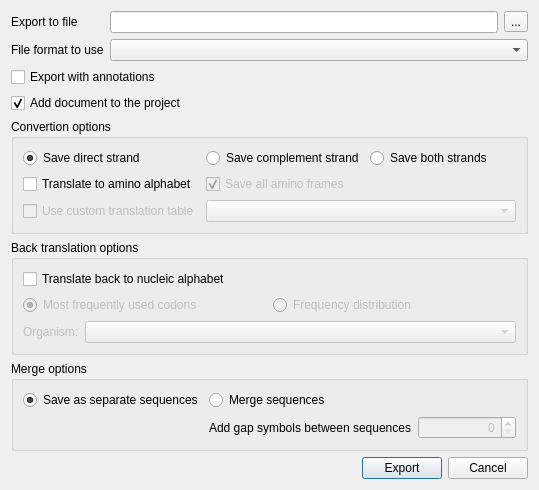
<?xml version="1.0" encoding="UTF-8"?>
<ui version="4.0">
 <class>U2::ExportSequencesDialog</class>
 <widget class="QDialog" name="U2::ExportSequencesDialog">
  <property name="geometry">
   <rect>
    <x>0</x>
    <y>0</y>
    <width>539</width>
    <height>452</height>
   </rect>
  </property>
  <property name="sizePolicy">
   <sizepolicy hsizetype="Preferred" vsizetype="Minimum">
    <horstretch>0</horstretch>
    <verstretch>0</verstretch>
   </sizepolicy>
  </property>
  <property name="windowTitle">
   <string>Export Selected Sequences</string>
  </property>
  <property name="modal">
   <bool>true</bool>
  </property>
  <layout class="QVBoxLayout" name="verticalLayout">
   <item>
    <layout class="QGridLayout" name="gridLayout_3">
     <item row="0" column="0">
      <widget class="QLabel" name="fileLabel">
       <property name="text">
        <string>Export to file</string>
       </property>
      </widget>
     </item>
     <item row="0" column="1">
      <widget class="QLineEdit" name="fileNameEdit"/>
     </item>
     <item row="0" column="2">
      <widget class="QToolButton" name="fileButton">
       <property name="text">
        <string>...</string>
       </property>
      </widget>
     </item>
     <item row="1" column="0">
      <widget class="QLabel" name="formatLabel">
       <property name="text">
        <string>File format to use</string>
       </property>
      </widget>
     </item>
     <item row="1" column="1" colspan="2">
      <widget class="QComboBox" name="formatCombo"/>
     </item>
    </layout>
   </item>
   <item>
    <widget class="QCheckBox" name="withAnnotationsBox">
     <property name="text">
      <string>Export with annotations</string>
     </property>
    </widget>
   </item>
   <item>
    <widget class="QCheckBox" name="addToProjectBox">
     <property name="text">
      <string>Add document to the project</string>
     </property>
     <property name="checked">
      <bool>true</bool>
     </property>
    </widget>
   </item>
   <item>
    <widget class="QGroupBox" name="translationBox">
     <property name="title">
      <string>Convertion options</string>
     </property>
     <layout class="QGridLayout" name="gridLayout_2">
      <item row="1" column="0">
       <widget class="QRadioButton" name="directStrandButton">
        <property name="text">
         <string>Save direct strand</string>
        </property>
        <property name="checked">
         <bool>true</bool>
        </property>
       </widget>
      </item>
      <item row="1" column="1">
       <widget class="QRadioButton" name="complementStrandButton">
        <property name="text">
         <string>Save complement strand</string>
        </property>
       </widget>
      </item>
      <item row="1" column="2">
       <widget class="QRadioButton" name="bothStrandsButton">
        <property name="text">
         <string>Save both strands</string>
        </property>
       </widget>
      </item>
      <item row="2" column="0">
       <widget class="QCheckBox" name="translateButton">
        <property name="text">
         <string>Translate to amino alphabet</string>
        </property>
       </widget>
      </item>
      <item row="2" column="1">
       <widget class="QCheckBox" name="allTFramesButton">
        <property name="enabled">
         <bool>false</bool>
        </property>
        <property name="text">
         <string>Save all amino frames</string>
        </property>
        <property name="checked">
         <bool>true</bool>
        </property>
       </widget>
      </item>
      <item row="3" column="1" colspan="2">
       <widget class="QComboBox" name="translationTableCombo">
        <property name="enabled">
         <bool>false</bool>
        </property>
       </widget>
      </item>
      <item row="3" column="0">
       <widget class="QCheckBox" name="translationTableButton">
        <property name="enabled">
         <bool>false</bool>
        </property>
        <property name="text">
         <string>Use custom translation table</string>
        </property>
       </widget>
      </item>
     </layout>
    </widget>
   </item>
   <item>
    <widget class="QGroupBox" name="backTranslationBox">
     <property name="title">
      <string>Back translation options</string>
     </property>
     <layout class="QVBoxLayout" name="verticalLayout_2">
      <item>
       <widget class="QCheckBox" name="backTranslateButton">
        <property name="text">
         <string>Translate back to nucleic alphabet</string>
        </property>
       </widget>
      </item>
      <item>
       <layout class="QHBoxLayout" name="horizontalLayout_4" stretch="0,0">
        <item>
         <widget class="QRadioButton" name="mostFrequentlyButton">
          <property name="enabled">
           <bool>false</bool>
          </property>
          <property name="text">
           <string>Most frequently used codons</string>
          </property>
          <property name="checked">
           <bool>true</bool>
          </property>
         </widget>
        </item>
        <item>
         <widget class="QRadioButton" name="frequencyDistributionButton">
          <property name="enabled">
           <bool>false</bool>
          </property>
          <property name="text">
           <string>Frequency distribution</string>
          </property>
         </widget>
        </item>
       </layout>
      </item>
      <item>
       <layout class="QHBoxLayout" name="horizontalLayout" stretch="0,1">
        <item>
         <widget class="QLabel" name="organismLabel">
          <property name="enabled">
           <bool>false</bool>
          </property>
          <property name="text">
           <string>Organism:</string>
          </property>
         </widget>
        </item>
        <item>
         <widget class="QComboBox" name="organismCombo">
          <property name="enabled">
           <bool>false</bool>
          </property>
          <property name="frame">
           <bool>true</bool>
          </property>
         </widget>
        </item>
       </layout>
      </item>
     </layout>
    </widget>
   </item>
   <item>
    <widget class="QGroupBox" name="saveModeBox">
     <property name="title">
      <string>Merge options</string>
     </property>
     <layout class="QGridLayout" name="gridLayout" rowstretch="0,0" columnstretch="0,1">
      <item row="1" column="1">
       <layout class="QHBoxLayout" name="horizontalLayout_2">
        <item>
         <widget class="QLabel" name="merge_gap_label">
          <property name="text">
           <string>Add gap symbols between sequences</string>
          </property>
         </widget>
        </item>
        <item>
         <widget class="QSpinBox" name="mergeSpinBox">
          <property name="enabled">
           <bool>false</bool>
          </property>
          <property name="alignment">
           <set>Qt::AlignRight|Qt::AlignTrailing|Qt::AlignVCenter</set>
          </property>
          <property name="maximum">
           <number>100000</number>
          </property>
         </widget>
        </item>
       </layout>
      </item>
      <item row="0" column="1">
       <widget class="QRadioButton" name="mergeButton">
        <property name="text">
         <string>Merge sequences</string>
        </property>
       </widget>
      </item>
      <item row="0" column="0">
       <widget class="QRadioButton" name="separateButton">
        <property name="text">
         <string>Save as separate sequences</string>
        </property>
        <property name="checked">
         <bool>true</bool>
        </property>
       </widget>
      </item>
     </layout>
    </widget>
   </item>
   <item>
    <spacer name="verticalSpacer">
     <property name="orientation">
      <enum>Qt::Vertical</enum>
     </property>
     <property name="sizeHint" stdset="0">
      <size>
       <width>20</width>
       <height>4</height>
      </size>
     </property>
    </spacer>
   </item>
   <item>
    <layout class="QHBoxLayout" name="horizontalLayout_3">
     <item>
      <spacer name="horizontalSpacer">
       <property name="orientation">
        <enum>Qt::Horizontal</enum>
       </property>
       <property name="sizeHint" stdset="0">
        <size>
         <width>40</width>
         <height>20</height>
        </size>
       </property>
      </spacer>
     </item>
     <item>
      <widget class="QPushButton" name="exportButton">
       <property name="text">
        <string>Export</string>
       </property>
      </widget>
     </item>
     <item>
      <widget class="QPushButton" name="cancelButton">
       <property name="text">
        <string>Cancel</string>
       </property>
      </widget>
     </item>
    </layout>
   </item>
  </layout>
 </widget>
 <resources/>
 <connections>
  <connection>
   <sender>cancelButton</sender>
   <signal>clicked()</signal>
   <receiver>U2::ExportSequencesDialog</receiver>
   <slot>reject()</slot>
   <hints>
    <hint type="sourcelabel">
     <x>454</x>
     <y>142</y>
    </hint>
    <hint type="destinationlabel">
     <x>251</x>
     <y>82</y>
    </hint>
   </hints>
  </connection>
  <connection>
   <sender>mergeButton</sender>
   <signal>toggled(bool)</signal>
   <receiver>mergeSpinBox</receiver>
   <slot>setEnabled(bool)</slot>
   <hints>
    <hint type="sourcelabel">
     <x>369</x>
     <y>69</y>
    </hint>
    <hint type="destinationlabel">
     <x>428</x>
     <y>95</y>
    </hint>
   </hints>
  </connection>
  <connection>
   <sender>translateButton</sender>
   <signal>clicked(bool)</signal>
   <receiver>allTFramesButton</receiver>
   <slot>setEnabled(bool)</slot>
   <hints>
    <hint type="sourcelabel">
     <x>99</x>
     <y>93</y>
    </hint>
    <hint type="destinationlabel">
     <x>266</x>
     <y>93</y>
    </hint>
   </hints>
  </connection>
  <connection>
   <sender>backTranslateButton</sender>
   <signal>clicked(bool)</signal>
   <receiver>mostFrequentlyButton</receiver>
   <slot>setEnabled(bool)</slot>
   <hints>
    <hint type="sourcelabel">
     <x>112</x>
     <y>204</y>
    </hint>
    <hint type="destinationlabel">
     <x>112</x>
     <y>228</y>
    </hint>
   </hints>
  </connection>
  <connection>
   <sender>backTranslateButton</sender>
   <signal>clicked(bool)</signal>
   <receiver>frequencyDistributionButton</receiver>
   <slot>setEnabled(bool)</slot>
   <hints>
    <hint type="sourcelabel">
     <x>112</x>
     <y>204</y>
    </hint>
    <hint type="destinationlabel">
     <x>365</x>
     <y>228</y>
    </hint>
   </hints>
  </connection>
  <connection>
   <sender>backTranslateButton</sender>
   <signal>clicked(bool)</signal>
   <receiver>organismLabel</receiver>
   <slot>setEnabled(bool)</slot>
   <hints>
    <hint type="sourcelabel">
     <x>112</x>
     <y>204</y>
    </hint>
    <hint type="destinationlabel">
     <x>112</x>
     <y>252</y>
    </hint>
   </hints>
  </connection>
  <connection>
   <sender>backTranslateButton</sender>
   <signal>clicked(bool)</signal>
   <receiver>organismCombo</receiver>
   <slot>setEnabled(bool)</slot>
   <hints>
    <hint type="sourcelabel">
     <x>112</x>
     <y>204</y>
    </hint>
    <hint type="destinationlabel">
     <x>365</x>
     <y>252</y>
    </hint>
   </hints>
  </connection>
  <connection>
   <sender>translateButton</sender>
   <signal>clicked(bool)</signal>
   <receiver>translationTableButton</receiver>
   <slot>setEnabled(bool)</slot>
   <hints>
    <hint type="sourcelabel">
     <x>100</x>
     <y>139</y>
    </hint>
    <hint type="destinationlabel">
     <x>100</x>
     <y>160</y>
    </hint>
   </hints>
  </connection>
 </connections>
</ui>
